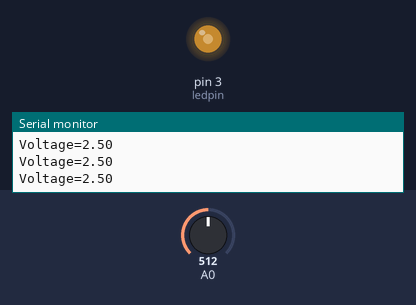
Recording of a sketch running on a simulated Arduino Uno, built with avr-gcc and run on an emulated ATmega328P. Shown: output pins drawn as LEDs (lit = HIGH), the last lines printed to the serial monitor. The inputs (shaded band) are chosen by the test bench; at power-on: A0 = 512.

Above: at 1.2 s.
1.3 s: A0 set to 716
At 2.5 s:
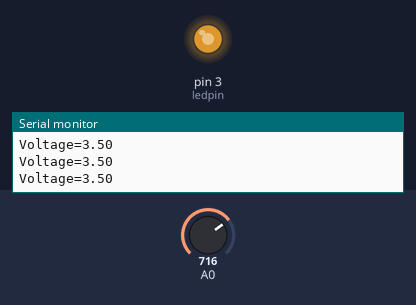
2.8 s: A0 set to 900
At 3.6 s:
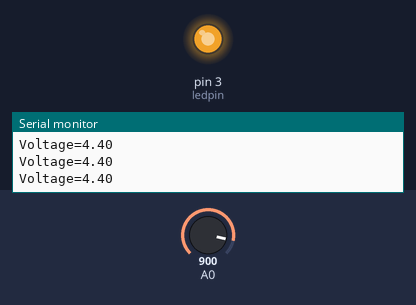
4.3 s: A0 set to 122
At 4.7 s:
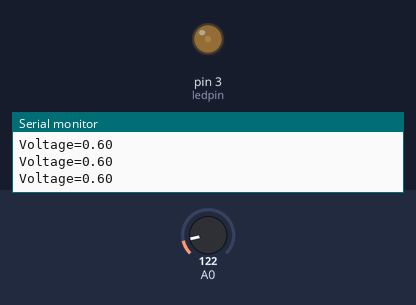
5.8 s: A0 set to 0
At 7.0 s:
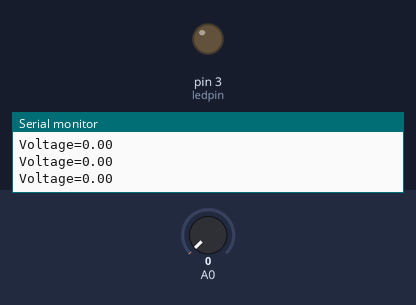
7.3 s: A0 set to 511
At 8.2 s:
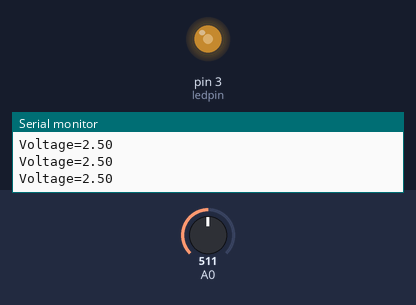
Timing chart, 0 to 10.3 s (numbered marks = the images above; inputs shaded):
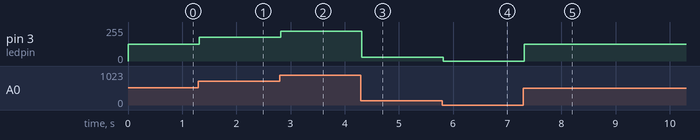

Measured:
- after the input at 1.3 s, pin 3 (ledpin): 127/255 → 178/255 at once
- after the input at 2.8 s, pin 3 (ledpin): 178/255 → 224/255 at once
- after the input at 4.3 s, pin 3 (ledpin): 224/255 → 30/255 at once
- after the input at 5.8 s, pin 3 (ledpin): 30/255 → 0/255 at once
- after the input at 7.3 s, pin 3 (ledpin): 0/255 → 127/255 at once

The sketch:

fakhr5.ino
```cpp
int ledpin=3;
void setup() {
  // put your setup code here, to run once:
Serial.begin(9600);
pinMode(ledpin,OUTPUT);
}

void loop() {
  // put your main code here, to run repeatedly:
float voltage=analogRead(A0);
float voltage1=voltage/1023*5;
Serial.print("Voltage=");
Serial.println(voltage1);
//delay(1000);
float voltage2=map(voltage,0,1023,0,255);
analogWrite(3,voltage2);


}
```
